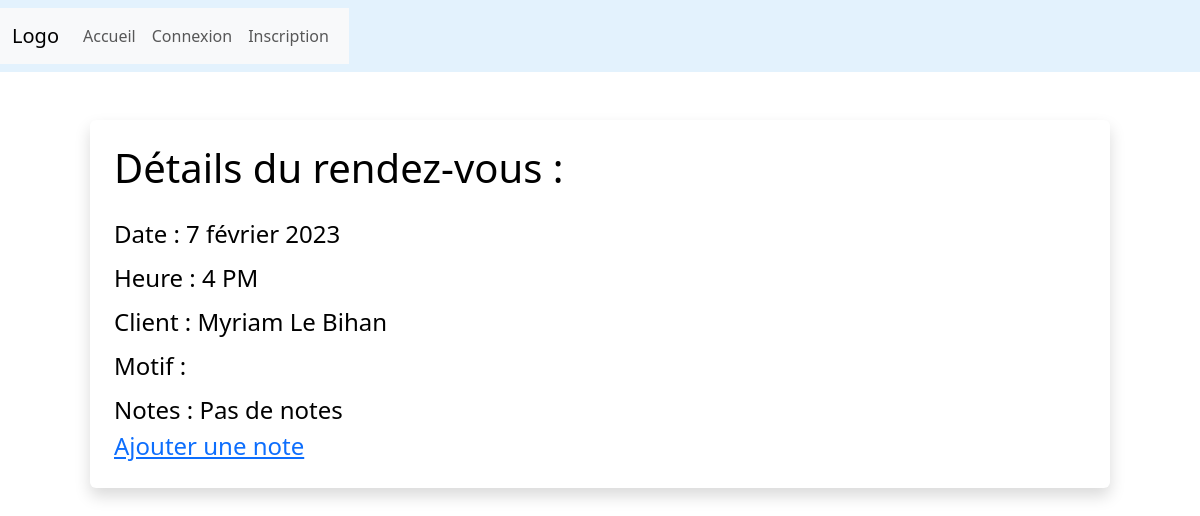
/appointments/7/detail/, run on the app's committed database.
### bookingapp/models.py (models this page shows, shortened)
class Appointment(models.Model):
    user = models.ForeignKey(User, on_delete=models.CASCADE, null=True, blank=True)
    day = models.DateField(default=datetime.now)
    time = models.CharField(max_length=10, choices=TIME_CHOICES, default=("9 AM"))
    time_ordered = models.DateTimeField(default=datetime.now, blank=True)
    notes = models.TextField(blank=True)
    motif = models.CharField(max_length=100, null=True, blank=True)

### bookingapp/views.py (the view)
# urls.py: path('appointments/<int:appointment_id>/detail/', views.appointment_detail, name='appointment_detail'),
def appointment_detail(request, appointment_id:int):
    appointment = get_object_or_404(Appointment, pk=appointment_id)
    return render(request, 'appointment_detail.html', {'appointment': appointment})

### bookingapp/templates/bookingapp/appointment_detail.html (shortened to what this page needs)
{% extends 'base.html' %}
{% block content %}
<div class="shadow p-4 mb-5 bg-body bg-body rounded text-black  m-5 ">
	<h1 class="">Détails du rendez-vous :</h1>
	<ul class="list-group fs-4 mt-3">
		<li class="list-group mt-2">Date : {{ appointment.day }}</li>
		<li class="list-group mt-2">Heure : {{ appointment.time }}</li>
		<li class="list-group mt-2">Client : {{appointment.user.first_name}} {{appointment.user.last_name}}</li>
		<li class="list-group mt-2">Motif : {{appointment.motif}}</li>
		<li class="list-group mt-2">
			Notes :
            {% if appointment.notes != ''%}{{ appointment.notes }}
			    <a href="{% url 'appointment_notes' appointment.id %}"class="btn btn-secondary mt-3">Editer la note</a>
			    <a href="{% url 'delete_note' appointment.id %}" class="btn btn-danger mt-3">Supprimer la note</a>
			{% else %}Pas de notes
		        <a href="{% url 'appointment_notes' appointment.id %}">Ajouter une note</a>
            {% endif %}
	    </li>
    </ul>
</div>
{%endblock%}

### data on the page
Appointment: day "7 février 2023", time "4 PM", user.first_name "Myriam", user.last_name "Le Bihan"
